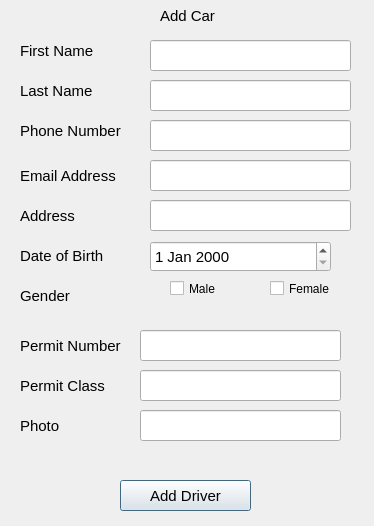
<?xml version="1.0" encoding="UTF-8"?>
<ui version="4.0">
 <class>add_drive</class>
 <widget class="QDialog" name="add_drive">
  <property name="geometry">
   <rect>
    <x>0</x>
    <y>0</y>
    <width>374</width>
    <height>526</height>
   </rect>
  </property>
  <property name="windowTitle">
   <string>Add Drive</string>
  </property>
  <property name="styleSheet">
   <string notr="true">QLabel{
font-size:15px;
}
QLineEdit{
font-size:15px; 
}
QPushButton{
font-size:15px;
}
QDateEdit{
font-size:15px;
}
QComboBox{
font-size:15px;
}</string>
  </property>
  <widget class="QLabel" name="label">
   <property name="geometry">
    <rect>
     <x>160</x>
     <y>0</y>
     <width>131</width>
     <height>31</height>
    </rect>
   </property>
   <property name="text">
    <string>Add Car</string>
   </property>
  </widget>
  <widget class="QLabel" name="label_2">
   <property name="geometry">
    <rect>
     <x>20</x>
     <y>40</y>
     <width>101</width>
     <height>21</height>
    </rect>
   </property>
   <property name="text">
    <string>First Name</string>
   </property>
  </widget>
  <widget class="QLabel" name="label_3">
   <property name="geometry">
    <rect>
     <x>20</x>
     <y>80</y>
     <width>131</width>
     <height>21</height>
    </rect>
   </property>
   <property name="text">
    <string>Last Name</string>
   </property>
  </widget>
  <widget class="QLabel" name="label_4">
   <property name="geometry">
    <rect>
     <x>20</x>
     <y>120</y>
     <width>121</width>
     <height>21</height>
    </rect>
   </property>
   <property name="text">
    <string>Phone Number</string>
   </property>
  </widget>
  <widget class="QLabel" name="label_5">
   <property name="geometry">
    <rect>
     <x>20</x>
     <y>160</y>
     <width>101</width>
     <height>31</height>
    </rect>
   </property>
   <property name="text">
    <string>Email Address</string>
   </property>
  </widget>
  <widget class="QLabel" name="label_6">
   <property name="geometry">
    <rect>
     <x>20</x>
     <y>330</y>
     <width>151</width>
     <height>31</height>
    </rect>
   </property>
   <property name="text">
    <string>Permit Number</string>
   </property>
  </widget>
  <widget class="QLabel" name="label_7">
   <property name="geometry">
    <rect>
     <x>20</x>
     <y>370</y>
     <width>131</width>
     <height>31</height>
    </rect>
   </property>
   <property name="text">
    <string>Permit Class</string>
   </property>
  </widget>
  <widget class="QLabel" name="label_8">
   <property name="geometry">
    <rect>
     <x>20</x>
     <y>240</y>
     <width>131</width>
     <height>31</height>
    </rect>
   </property>
   <property name="text">
    <string>Date of Birth</string>
   </property>
  </widget>
  <widget class="QLabel" name="label_9">
   <property name="geometry">
    <rect>
     <x>20</x>
     <y>200</y>
     <width>121</width>
     <height>31</height>
    </rect>
   </property>
   <property name="text">
    <string>Address</string>
   </property>
  </widget>
  <widget class="QLabel" name="label_10">
   <property name="geometry">
    <rect>
     <x>20</x>
     <y>280</y>
     <width>151</width>
     <height>31</height>
    </rect>
   </property>
   <property name="text">
    <string>Gender</string>
   </property>
  </widget>
  <widget class="QLabel" name="label_11">
   <property name="geometry">
    <rect>
     <x>20</x>
     <y>410</y>
     <width>141</width>
     <height>31</height>
    </rect>
   </property>
   <property name="text">
    <string>Photo</string>
   </property>
  </widget>
  <widget class="QCheckBox" name="male">
   <property name="geometry">
    <rect>
     <x>170</x>
     <y>280</y>
     <width>70</width>
     <height>17</height>
    </rect>
   </property>
   <property name="text">
    <string>Male</string>
   </property>
  </widget>
  <widget class="QCheckBox" name="female">
   <property name="geometry">
    <rect>
     <x>270</x>
     <y>280</y>
     <width>70</width>
     <height>17</height>
    </rect>
   </property>
   <property name="text">
    <string>Female</string>
   </property>
  </widget>
  <widget class="QPushButton" name="pushButton">
   <property name="geometry">
    <rect>
     <x>120</x>
     <y>480</y>
     <width>131</width>
     <height>31</height>
    </rect>
   </property>
   <property name="text">
    <string>Add Driver</string>
   </property>
  </widget>
  <widget class="QLineEdit" name="fnamedrive">
   <property name="geometry">
    <rect>
     <x>150</x>
     <y>40</y>
     <width>201</width>
     <height>31</height>
    </rect>
   </property>
  </widget>
  <widget class="QLineEdit" name="lnamedrive">
   <property name="geometry">
    <rect>
     <x>150</x>
     <y>80</y>
     <width>201</width>
     <height>31</height>
    </rect>
   </property>
  </widget>
  <widget class="QLineEdit" name="permitnumber">
   <property name="geometry">
    <rect>
     <x>140</x>
     <y>330</y>
     <width>201</width>
     <height>31</height>
    </rect>
   </property>
  </widget>
  <widget class="QLineEdit" name="drivephoto">
   <property name="geometry">
    <rect>
     <x>140</x>
     <y>410</y>
     <width>201</width>
     <height>31</height>
    </rect>
   </property>
  </widget>
  <widget class="QLineEdit" name="permitclass">
   <property name="geometry">
    <rect>
     <x>140</x>
     <y>370</y>
     <width>201</width>
     <height>31</height>
    </rect>
   </property>
  </widget>
  <widget class="QLineEdit" name="phonedrive">
   <property name="geometry">
    <rect>
     <x>150</x>
     <y>120</y>
     <width>201</width>
     <height>31</height>
    </rect>
   </property>
  </widget>
  <widget class="QLineEdit" name="emaildriver">
   <property name="geometry">
    <rect>
     <x>150</x>
     <y>160</y>
     <width>201</width>
     <height>31</height>
    </rect>
   </property>
  </widget>
  <widget class="QLineEdit" name="addressdrive">
   <property name="geometry">
    <rect>
     <x>150</x>
     <y>200</y>
     <width>201</width>
     <height>31</height>
    </rect>
   </property>
  </widget>
  <widget class="QDateEdit" name="birthdate">
   <property name="geometry">
    <rect>
     <x>150</x>
     <y>241</y>
     <width>181</width>
     <height>31</height>
    </rect>
   </property>
  </widget>
 </widget>
 <tabstops>
  <tabstop>fnamedrive</tabstop>
  <tabstop>lnamedrive</tabstop>
  <tabstop>phonedrive</tabstop>
  <tabstop>emaildriver</tabstop>
  <tabstop>addressdrive</tabstop>
  <tabstop>birthdate</tabstop>
  <tabstop>male</tabstop>
  <tabstop>female</tabstop>
  <tabstop>permitnumber</tabstop>
  <tabstop>permitclass</tabstop>
  <tabstop>drivephoto</tabstop>
  <tabstop>pushButton</tabstop>
 </tabstops>
 <resources/>
 <connections/>
</ui>
